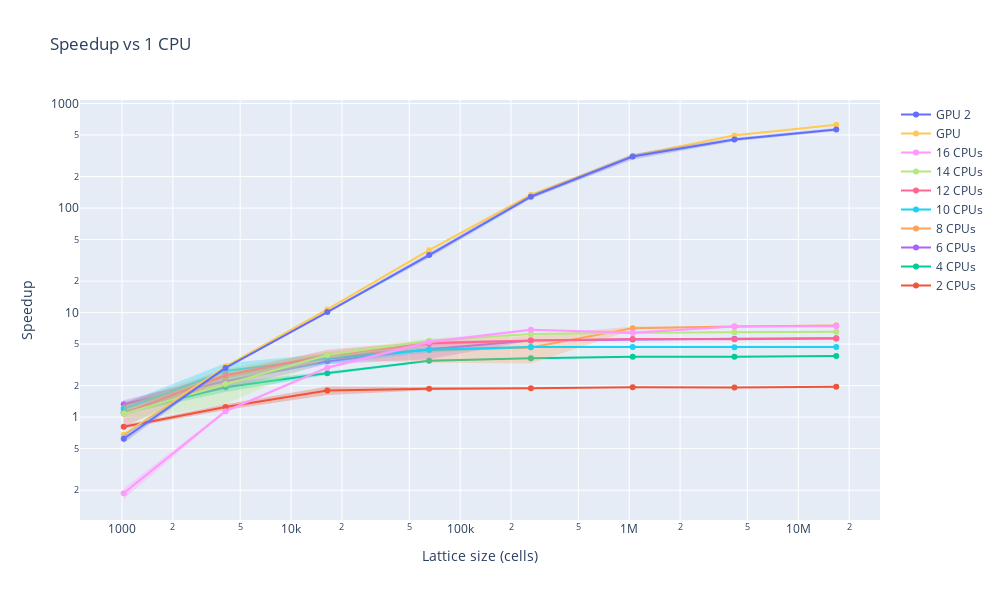

The code cell stored with this chart in its notebook:
### Code cell
fig = go.Figure()

for idx, (name, dfs, _) in enumerate(runs_parallel):
    for i, df in enumerate(dfs):
        dfs[i]["speedup"] = cpu_df["avgEvolveTime"] / df["avgEvolveTime"]

    df = pd.concat(dfs)
    df["size"] **= 2
    add_mean_std_trace(fig, df, name, idx + 1, "speedup")

fig.update_layout(title="Speedup vs 1 CPU", xaxis_title='Lattice size (cells)', yaxis_title="Speedup", width=plot_width, height=plot_height)
fig.update_xaxes(type="log")
fig.update_yaxes(type="log")
fig.show()

### Figure 1 — Plotly figure (JSON) as saved in the notebook; plotly's stock layout.template omitted (floating-point values rounded to 4 significant figures)
{"data": [{"line": {"color": "#EF553B"}, "mode": "lines+markers", "name": "2 CPUs", "type": "scatter", "x": [1024, 4096, 16384, 65536, 262144, 1048576, 4194304, 16777216], "y": [0.81, 1.251, 1.796, 1.87, 1.885, 1.935, 1.92, 1.951]}, {"line": {"width": 0}, "mode": "lines", "name": "2 CPUs upper", "showlegend": false, "type": "scatter", "x": [1024, 4096, 16384, 65536, 262144, 1048576, 4194304, 16777216], "y": [0.8403, 1.331, 1.967, 1.935, 1.908, 1.943, 1.931, 1.966]}, {"fill": "tonexty", "fillcolor": "rgba(239, 85, 59, 0.30)", "line": {"width": 0}, "mode": "lines", "name": "2 CPUs lower", "showlegend": false, "type": "scatter", "x": [1024, 4096, 16384, 65536, 262144, 1048576, 4194304, 16777216], "y": [0.7796, 1.17, 1.625, 1.806, 1.861, 1.926, 1.908, 1.935]}, {"line": {"color": "#00CC96"}, "mode": "lines+markers", "name": "4 CPUs", "type": "scatter", "x": [1024, 4096, 16384, 65536, 262144, 1048576, 4194304, 16777216], "y": [1.113, 1.934, 2.637, 3.463, 3.668, 3.791, 3.777, 3.848]}, {"line": {"width": 0}, "mode": "lines", "name": "4 CPUs upper", "showlegend": false, "type": "scatter", "x": [1024, 4096, 16384, 65536, 262144, 1048576, 4194304, 16777216], "y": [1.156, 2.128, 2.735, 3.529, 3.72, 3.809, 3.784, 3.855]}, {"fill": "tonexty", "fillcolor": "rgba(0, 204, 150, 0.30)", "line": {"width": 0}, "mode": "lines", "name": "4 CPUs lower", "showlegend": false, "type": "scatter", "x": [1024, 4096, 16384, 65536, 262144, 1048576, 4194304, 16777216], "y": [1.07, 1.741, 2.538, 3.396, 3.615, 3.772, 3.769, 3.841]}, {"line": {"color": "#AB63FA"}, "mode": "lines+markers", "name": "6 CPUs", "type": "scatter", "x": [1024, 4096, 16384, 65536, 262144, 1048576, 4194304, 16777216], "y": [1.329, 2.207, 3.417, 4.464, 5.401, 5.539, 5.619, 5.692]}, {"line": {"width": 0}, "mode": "lines", "name": "6 CPUs upper", "showlegend": false, "type": "scatter", "x": [1024, 4096, 16384, 65536, 262144, 1048576, 4194304, 16777216], "y": [1.45, 2.562, 3.607, 5.356, 5.431, 5.628, 5.635, 5.701]}, {"fill": "tonexty", "fillcolor": "rgba(171, 99, 250, 0.30)", "line": {"width": 0}, "mode": "lines", "name": "6 CPUs lower", "showlegend": false, "type": "scatter", "x": [1024, 4096, 16384, 65536, 262144, 1048576, 4194304, 16777216], "y": [1.209, 1.853, 3.226, 3.571, 5.37, 5.45, 5.602, 5.683]}, {"line": {"color": "#FFA15A"}, "mode": "lines+markers", "name": "8 CPUs", "type": "scatter", "x": [1024, 4096, 16384, 65536, 262144, 1048576, 4194304, 16777216], "y": [1.224, 2.441, 3.896, 4.355, 4.627, 7.105, 7.383, 7.513]}, {"line": {"width": 0}, "mode": "lines", "name": "8 CPUs upper", "showlegend": false, "type": "scatter", "x": [1024, 4096, 16384, 65536, 262144, 1048576, 4194304, 16777216], "y": [1.374, 2.881, 4.204, 5.393, 6.003, 7.348, 7.386, 7.517]}, {"fill": "tonexty", "fillcolor": "rgba(255, 161, 90, 0.30)", "line": {"width": 0}, "mode": "lines", "name": "8 CPUs lower", "showlegend": false, "type": "scatter", "x": [1024, 4096, 16384, 65536, 262144, 1048576, 4194304, 16777216], "y": [1.073, 2.0, 3.588, 3.317, 3.251, 6.861, 7.379, 7.51]}, {"line": {"color": "#19D3F3"}, "mode": "lines+markers", "name": "10 CPUs", "type": "scatter", "x": [1024, 4096, 16384, 65536, 262144, 1048576, 4194304, 16777216], "y": [1.196, 2.766, 3.635, 4.401, 4.678, 4.681, 4.658, 4.7]}, {"line": {"width": 0}, "mode": "lines", "name": "10 CPUs upper", "showlegend": false, "type": "scatter", "x": [1024, 4096, 16384, 65536, 262144, 1048576, 4194304, 16777216], "y": [1.358, 3.275, 4.044, 4.651, 4.757, 4.687, 4.661, 4.714]}, {"fill": "tonexty", "fillcolor": "rgba(25, 211, 243, 0.30)", "line": {"width": 0}, "mode": "lines", "name": "10 CPUs lower", "showlegend": false, "type": "scatter", "x": [1024, 4096, 16384, 65536, 262144, 1048576, 4194304, 16777216], "y": [1.034, 2.257, 3.225, 4.151, 4.6, 4.676, 4.655, 4.686]}, {"line": {"color": "#FF6692"}, "mode": "lines+markers", "name": "12 CPUs", "type": "scatter", "x": [1024, 4096, 16384, 65536, 262144, 1048576, 4194304, 16777216], "y": [1.085, 2.516, 3.924, 5.102, 5.407, 5.596, 5.565, 5.641]}, {"line": {"width": 0}, "mode": "lines", "name": "12 CPUs upper", "showlegend": false, "type": "scatter", "x": [1024, 4096, 16384, 65536, 262144, 1048576, 4194304, 16777216], "y": [1.37, 2.678, 4.415, 5.349, 5.463, 5.613, 5.58, 5.648]}, {"fill": "tonexty", "fillcolor": "rgba(255, 102, 146, 0.30)", "line": {"width": 0}, "mode": "lines", "name": "12 CPUs lower", "showlegend": false, "type": "scatter", "x": [1024, 4096, 16384, 65536, 262144, 1048576, 4194304, 16777216], "y": [0.7998, 2.355, 3.432, 4.855, 5.352, 5.578, 5.551, 5.634]}, {"line": {"color": "#B6E880"}, "mode": "lines+markers", "name": "14 CPUs", "type": "scatter", "x": [1024, 4096, 16384, 65536, 262144, 1048576, 4194304, 16777216], "y": [1.081, 2.077, 3.923, 5.382, 6.243, 6.42, 6.489, 6.555]}, {"line": {"width": 0}, "mode": "lines", "name": "14 CPUs upper", "showlegend": false, "type": "scatter", "x": [1024, 4096, 16384, 65536, 262144, 1048576, 4194304, 16777216], "y": [1.264, 2.828, 4.254, 5.655, 6.337, 6.514, 6.546, 6.559]}, {"fill": "tonexty", "fillcolor": "rgba(182, 232, 128, 0.30)", "line": {"width": 0}, "mode": "lines", "name": "14 CPUs lower", "showlegend": false, "type": "scatter", "x": [1024, 4096, 16384, 65536, 262144, 1048576, 4194304, 16777216], "y": [0.8981, 1.326, 3.593, 5.11, 6.149, 6.326, 6.431, 6.551]}, {"line": {"color": "#FF97FF"}, "mode": "lines+markers", "name": "16 CPUs", "type": "scatter", "x": [1024, 4096, 16384, 65536, 262144, 1048576, 4194304, 16777216], "y": [0.1875, 1.14, 2.974, 5.242, 6.848, 6.435, 7.385, 7.425]}, {"line": {"width": 0}, "mode": "lines", "name": "16 CPUs upper", "showlegend": false, "type": "scatter", "x": [1024, 4096, 16384, 65536, 262144, 1048576, 4194304, 16777216], "y": [0.2103, 1.167, 3.091, 5.469, 7.016, 6.636, 7.523, 7.449]}, {"fill": "tonexty", "fillcolor": "rgba(255, 151, 255, 0.30)", "line": {"width": 0}, "mode": "lines", "name": "16 CPUs lower", "showlegend": false, "type": "scatter", "x": [1024, 4096, 16384, 65536, 262144, 1048576, 4194304, 16777216], "y": [0.1648, 1.113, 2.857, 5.014, 6.679, 6.234, 7.248, 7.401]}, {"line": {"color": "#FECB52"}, "mode": "lines+markers", "name": "GPU", "type": "scatter", "x": [1024, 4096, 16384, 65536, 262144, 1048576, 4194304, 16777216], "y": [0.6793, 3.051, 10.72, 39.6, 134.0, 315.6, 496.2, 627.2]}, {"line": {"width": 0}, "mode": "lines", "name": "GPU upper", "showlegend": false, "type": "scatter", "x": [1024, 4096, 16384, 65536, 262144, 1048576, 4194304, 16777216], "y": [0.6914, 3.115, 10.95, 40.48, 137.8, 326.1, 511.0, 635.1]}, {"fill": "tonexty", "fillcolor": "rgba(254, 203, 82, 0.30)", "line": {"width": 0}, "mode": "lines", "name": "GPU lower", "showlegend": false, "type": "scatter", "x": [1024, 4096, 16384, 65536, 262144, 1048576, 4194304, 16777216], "y": [0.6673, 2.988, 10.48, 38.72, 130.3, 305.1, 481.4, 619.3]}, {"line": {"color": "#636EFA"}, "mode": "lines+markers", "name": "GPU 2", "type": "scatter", "x": [1024, 4096, 16384, 65536, 262144, 1048576, 4194304, 16777216], "y": [0.6219, 2.959, 10.12, 35.56, 128.5, 311.0, 454.3, 565.7]}, {"line": {"width": 0}, "mode": "lines", "name": "GPU 2 upper", "showlegend": false, "type": "scatter", "x": [1024, 4096, 16384, 65536, 262144, 1048576, 4194304, 16777216], "y": [0.6767, 3.015, 10.36, 37.57, 134.5, 330.0, 472.3, 583.5]}, {"fill": "tonexty", "fillcolor": "rgba(99, 110, 250, 0.30)", "line": {"width": 0}, "mode": "lines", "name": "GPU 2 lower", "showlegend": false, "type": "scatter", "x": [1024, 4096, 16384, 65536, 262144, 1048576, 4194304, 16777216], "y": [0.567, 2.903, 9.89, 33.54, 122.6, 292.0, 436.3, 548.0]}], "layout": {"height": 600, "title": {"text": "Speedup vs 1 CPU"}, "width": 1000, "xaxis": {"title": {"text": "Lattice size (cells)"}, "type": "log"}, "yaxis": {"title": {"text": "Speedup"}, "type": "log"}}}
